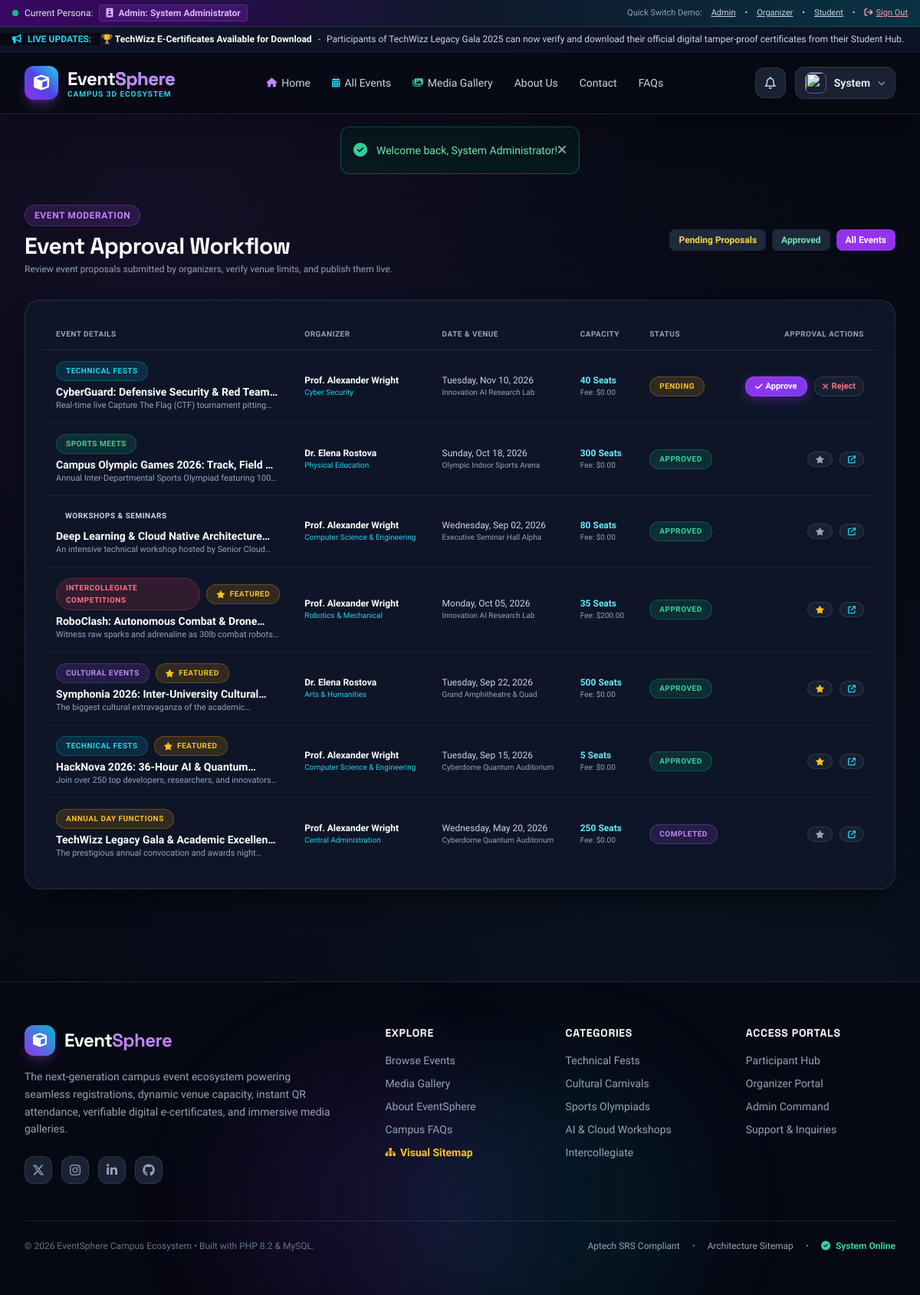
/admin/manage_events.php (signed in), run on the app's committed database.
### tables this page shows
CREATE TABLE `announcements` (
  `id` INT AUTO_INCREMENT PRIMARY KEY,
  `title` VARCHAR(200) NOT NULL,
  `content` TEXT NOT NULL,
  `target_role` ENUM('all', 'student', 'organizer', 'event_registrants') NOT NULL DEFAULT 'all',
  `event_id` INT DEFAULT NULL,
  `created_by` INT NOT NULL,
  `is_active` TINYINT(1) NOT NULL DEFAULT 1,
  `created_at` TIMESTAMP DEFAULT CURRENT_TIMESTAMP,
  FOREIGN KEY (`created_by`) REFERENCES `users`(`id`) ON DELETE CASCADE,
  FOREIGN KEY (`event_id`) REFERENCES `events`(`id`) ON DELETE CASCADE
);

CREATE TABLE `events` (
  `id` INT AUTO_INCREMENT PRIMARY KEY,
  `title` VARCHAR(200) NOT NULL,
  `slug` VARCHAR(200) UNIQUE NOT NULL,
  `category_id` INT NOT NULL,
  `organizer_id` INT NOT NULL,
  `department` VARCHAR(100) NOT NULL,
  `description` LONGTEXT NOT NULL,
  `venue_id` INT DEFAULT NULL,
  `custom_venue_name` VARCHAR(150) DEFAULT NULL,
  `event_date` DATE NOT NULL,
  `start_time` TIME NOT NULL,
  `end_time` TIME NOT NULL,
  `registration_cutoff` DATETIME NOT NULL,
  `max_capacity` INT NOT NULL DEFAULT 50,
  `fee_amount` DECIMAL(10,2) DEFAULT 0.00,
  `certificate_fee` DECIMAL(10,2) DEFAULT 150.00,
  `banner_image` VARCHAR(255) DEFAULT NULL,
  `rulebook_file` VARCHAR(255) DEFAULT NULL,
  `status` ENUM('pending', 'approved', 'rejected', 'cancelled', 'completed') NOT NULL DEFAULT 'pending',
  `admin_notes` TEXT DEFAULT NULL,
  `featured` TINYINT(1) NOT NULL DEFAULT 0,
  `created_at` TIMESTAMP DEFAULT CURRENT_TIMESTAMP,
  FOREIGN KEY (`category_id`) REFERENCES `categories`(`id`) ON DELETE CASCADE,
  FOREIGN KEY (`organizer_id`) REFERENCES `users`(`id`) ON DELETE CASCADE,
  FOREIGN KEY (`venue_id`) REFERENCES `venues`(`id`) ON DELETE SET NULL
);

CREATE TABLE `categories` (
  `id` INT AUTO_INCREMENT PRIMARY KEY,
  `name` VARCHAR(100) NOT NULL,
  `slug` VARCHAR(100) UNIQUE NOT NULL,
  `description` TEXT DEFAULT NULL,
  `icon` VARCHAR(50) DEFAULT 'fa-calendar',
  `badge_color` VARCHAR(50) DEFAULT 'cyan'
);

CREATE TABLE `users` (
  `id` INT AUTO_INCREMENT PRIMARY KEY,
  `name` VARCHAR(100) NOT NULL,
  `email` VARCHAR(150) UNIQUE NOT NULL,
  `username` VARCHAR(50) UNIQUE NOT NULL,
  `password` VARCHAR(255) NOT NULL,
  `contact` VARCHAR(20) DEFAULT NULL,
  `department` VARCHAR(100) DEFAULT 'General',
  `enrolment_no` VARCHAR(50) DEFAULT NULL,
  `role` ENUM('admin', 'organizer', 'student') NOT NULL DEFAULT 'student',
  `status` ENUM('active', 'suspended') NOT NULL DEFAULT 'active',
  `two_factor_code` VARCHAR(10) DEFAULT '123456',
  `avatar` VARCHAR(255) DEFAULT 'assets/images/default_avatar.png',
  `created_at` TIMESTAMP DEFAULT CURRENT_TIMESTAMP
);

CREATE TABLE `venues` (
  `id` INT AUTO_INCREMENT PRIMARY KEY,
  `name` VARCHAR(150) NOT NULL,
  `building` VARCHAR(100) DEFAULT NULL,
  `location_details` TEXT DEFAULT NULL,
  `max_capacity` INT NOT NULL DEFAULT 100,
  `is_active` TINYINT(1) NOT NULL DEFAULT 1
);

### admin/manage_events.php (the view, shortened to what the rows shown need)
<?php
require_once __DIR__ . '/../config/auth_check.php';
$db = getDB();
$status_filter = clean_input($_GET['status'] ?? 'all');
$sql = "
    SELECT e.*, u.name as organizer_name, u.email as organizer_email, c.name as category_name, c.badge_color, v.name as venue_name
    FROM events e
    JOIN users u ON e.organizer_id = u.id
    JOIN categories c ON e.category_id = c.id
    LEFT JOIN venues v ON e.venue_id = v.id
";
if ($status_filter !== 'all') {
    $sql .= " WHERE e.status = ?";
    $stmt = $db->prepare($sql . " ORDER BY e.created_at DESC");
    $stmt->execute([$status_filter]);
} else {
    $stmt = $db->query($sql . " ORDER BY (e.status = 'pending') DESC, e.created_at DESC");
}
$all_events = $stmt->fetchAll();
require_once __DIR__ . '/../includes/header.php';
?>
<div class="max-w-7xl mx-auto px-4 sm:px-6 lg:px-8 py-10">
    <div class="mb-8 flex flex-col md:flex-row md:items-center justify-between gap-4">
        <div>
            <h1 class="font-heading font-extrabold text-3xl text-white">Event Approval Workflow</h1>
        </div>
    </div>
    <div class="glass-panel-elevated p-6 border border-white/10">
        <?php if (empty($all_events)): ?>
            <div class="py-12 text-center text-slate-400 text-xs">
                No events found in this filter category.
            </div>
        <?php else: ?>
            <div class="overflow-x-auto">
                <table class="w-full text-left text-xs">
                    <thead>
                        <tr class="text-slate-400 border-b border-white/10 uppercase tracking-wider text-[10px]">
                            <th class="py-3 px-4">Event Details</th>
                            <th class="py-3 px-4">Organizer</th>
                            <th class="py-3 px-4">Date & Venue</th>
                            <th class="py-3 px-4">Capacity</th>
                            <th class="py-3 px-4">Status</th>
                            <th class="py-3 px-4 text-right">Approval Actions</th>
                        </tr>
                    </thead>
                    <tbody class="divide-y divide-white/5 text-slate-300">
                        <?php foreach ($all_events as $ev): ?>
                            <tr class="hover:bg-white/5 transition">
                                <td class="py-3.5 px-4 max-w-xs">
                                    <div class="flex items-center gap-2 mb-1">
                                        <span class="badge-neon badge-<?= $ev['badge_color'] ?? 'cyan' ?> text-[10px]">
                                            <?= htmlspecialchars($ev['category_name']) ?>
                                        </span>
                                        <?php if ($ev['featured']): ?>
                                            <span class="badge-neon badge-amber text-[10px]"><i class="fa-solid fa-star"></i> Featured</span>
                                        <?php endif; ?>
                                    </div>
                                    <div class="font-bold text-white text-sm line-clamp-1"><?= htmlspecialchars($ev['title']) ?></div>
                                    <div class="text-[11px] text-slate-400 line-clamp-1"><?= htmlspecialchars($ev['description']) ?></div>
                                </td>
                                <td class="py-3.5 px-4">
                                    <div class="font-bold text-white"><?= htmlspecialchars($ev['organizer_name']) ?></div>
                                    <div class="text-[10px] text-cyan-400"><?= htmlspecialchars($ev['department']) ?></div>
                                </td>
                                <td class="py-3.5 px-4">
                                    <div><?= format_event_date($ev['event_date']) ?></div>
                                    <div class="text-[10px] text-slate-400"><?= htmlspecialchars($ev['venue_name'] ?? 'Custom Venue') ?></div>
                                </td>
                                <td class="py-3.5 px-4">
                                    <div class="font-bold text-cyan-300"><?= $ev['max_capacity'] ?> Seats</div>
                                    <div class="text-[10px] text-slate-400">Fee: $<?= $ev['fee_amount'] ?></div>
                                </td>
                                <td class="py-3.5 px-4">
                                    <span class="badge-neon badge-<?= $ev['status'] === 'approved' ? 'emerald' : ($ev['status'] === 'pending' ? 'amber' : ($ev['status'] === 'completed' ? 'purple' : 'rose')) ?> text-[10px]">
                                        <?= strtoupper($ev['status']) ?>
                                    </span>
                                </td>
                                <td class="py-3.5 px-4 text-right space-x-1.5 whitespace-nowrap">
                                    <?php if ($ev['status'] === 'pending'): ?>
                                        <form method="POST" action="<?= BASE_URL ?>/admin/manage_events.php" class="inline">
                                            <button type="submit" class="btn-neon-primary py-1 px-3 text-[11px] font-bold" title="Approve & Publish">
                                                <i class="fa-solid fa-check mr-1"></i> Approve
                                            </button>
                                        </form>
                                        <form method="POST" action="<?= BASE_URL ?>/admin/manage_events.php" class="inline">
                                            <button type="submit" class="btn-glass py-1 px-2.5 text-[11px] text-rose-400 hover:bg-rose-950/40" title="Reject Proposal">
                                                <i class="fa-solid fa-xmark mr-1"></i> Reject
                                            </button>
                                        </form>
                                    <?php else: ?>
                                        <form method="POST" action="<?= BASE_URL ?>/admin/manage_events.php" class="inline">
                                            <button type="submit" class="btn-glass py-1 px-2.5 text-[10px] <?= $ev['featured'] ? 'text-amber-400' : 'text-slate-400' ?>" title="Toggle Featured Showcase">
                                                <i class="fa-solid fa-star"></i>
                                            </button>
                                        </form>
                                        <a href="<?= BASE_URL ?>/event_detail.php?id=<?= $ev['id'] ?>" class="btn-glass py-1 px-2.5 text-[10px]" title="View Live Page">
                                            <i class="fa-solid fa-arrow-up-right-from-square text-cyan-400"></i>
                                        </a>
                                    <?php endif; ?>
                                </td>
                            </tr>
                        <?php endforeach; ?>
                    </tbody>
                </table>
            </div>
        <?php endif; ?>
    </div>
</div>
<?php require_once __DIR__ . '/../includes/footer.php'; ?>

### includes/header.php (shortened to what the rows shown need)
<?php
require_once __DIR__ . '/../config/config.php';
$db = getDB();
$ticker_announcements = [];
try {
    $stmt = $db->query("SELECT title, content FROM announcements WHERE is_active = 1 ORDER BY id DESC LIMIT 5");
    $ticker_announcements = $stmt->fetchAll();
} catch (Exception $e) {}
?>
<!DOCTYPE html>
<html lang="en" class="dark">
<head>
    <script src="https://cdn.tailwindcss.com"></script>
    <link rel="stylesheet" href="https://cdnjs.cloudflare.com/ajax/libs/font-awesome/6.5.1/css/all.min.css">
    <link rel="stylesheet" href="<?= BASE_URL ?>/assets/css/style.css">
</head>
<body class="bg-dark-900 text-slate-100 flex flex-col min-h-screen">
<?php if (!empty($ticker_announcements)): ?>
<div class="ticker-wrap">
    <div class="ticker-move text-xs text-slate-300 flex items-center gap-8">
        <?php foreach ($ticker_announcements as $ann): ?>
            <span class="flex items-center gap-2">
                <span class="font-bold text-white"><?= htmlspecialchars($ann['title']) ?></span> -
                <span><?= htmlspecialchars($ann['content']) ?></span>
            </span>
        <?php endforeach; ?>
    </div>
</div>
<?php endif; ?>
<main class="flex-grow">

### data on the page
announcements: title "🏆 TechWizz E-Certificates Available for Download", content "Participants of TechWizz Legacy Gala 2025 can now verify and download their official digital tamper-proof certificates from their Student Hub."
events: category.name "TECHNICAL FESTS", title "CyberGuard: Defensive Security & Red…", description "Real-time live Capture The Flag (CTF) tournament…", organizer.name "Prof. Alexander Wright", department "Cyber Security", event_date "Tuesday, Nov 10, 2026", venue.name "Innovation AI Research Lab", max_capacity "40", fee_amount "0.00", status "PENDING"
events: category.name "SPORTS MEETS", title "Campus Olympic Games 2026: Track, Field…", description "Annual Inter-Departmental Sports Olympiad featuring…", organizer.name "Dr. Elena Rostova", department "Physical Education", event_date "Sunday, Oct 18, 2026", venue.name "Olympic Indoor Sports Arena", max_capacity "300", fee_amount "0.00", status "APPROVED"
events: category.name "WORKSHOPS & SEMINARS", title "Deep Learning & Cloud Native…", description "An intensive technical workshop hosted by Senior…", organizer.name "Prof. Alexander Wright", department "Computer Science & Engineering", event_date "Wednesday, Sep 02, 2026", venue.name "Executive Seminar Hall Alpha", max_capacity "80", fee_amount "0.00", status "APPROVED"
events: category.name "INTERCOLLEGIATE COMPETITIONS", featured 1 (drawn), title "RoboClash: Autonomous Combat &…", description "Witness raw sparks and adrenaline as 30lb combat…", organizer.name "Prof. Alexander Wright", department "Robotics & Mechanical", event_date "Monday, Oct 05, 2026", venue.name "Innovation AI Research Lab", max_capacity "35", fee_amount "200.00", status "APPROVED"
events: category.name "CULTURAL EVENTS", featured 1 (drawn), title "Symphonia 2026: Inter-University…", description "The biggest cultural extravaganza of the…", organizer.name "Dr. Elena Rostova", department "Arts & Humanities", event_date "Tuesday, Sep 22, 2026", venue.name "Grand Amphitheatre & Quad", max_capacity "500", fee_amount "0.00", status "APPROVED"
events: category.name "TECHNICAL FESTS", featured 1 (drawn), title "HackNova 2026: 36-Hour AI &…", description "Join over 250 top developers, researchers, and…", organizer.name "Prof. Alexander Wright", department "Computer Science & Engineering", event_date "Tuesday, Sep 15, 2026", venue.name "Cyberdome Quantum Auditorium", max_capacity "5", fee_amount "0.00", status "APPROVED"
events: category.name "ANNUAL DAY FUNCTIONS", title "TechWizz Legacy Gala & Academic…", description "The prestigious annual convocation and awards…", organizer.name "Prof. Alexander Wright", department "Central Administration", event_date "Wednesday, May 20, 2026", venue.name "Cyberdome Quantum Auditorium", max_capacity "250", fee_amount "0.00", status "COMPLETED"

### other printed values
$current_user['role'] "Admin"
$current_user['name'] "System Administrator"
explode(' ', $current_user['name'])[0] "System"
$flash['message'] "Welcome back, System Administrator!"
